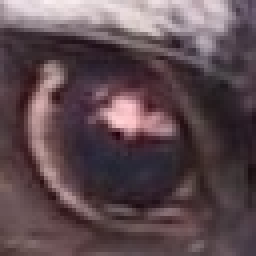
#> input picture frame_2D_alg/images/raccoon_eye.jpeg, 64 x 64 px, found by its file name (shown 4 times larger)
$ python frame_blobs_adj_pri.py
#> lines starting #> are read from the running program, lines starting #| are printed output that depends on the picture
### frame_2D_alg/alternative versions/utils.py
from itertools import (repeat, accumulate, chain, starmap, tee)
import numbers
import numpy as np
import numpy.ma as ma

from imageio import imsave
import cv2

# ----------------------------------------------------------------------------
# Constants

# colors
WHITE = 255
GREY = 128
BLACK = 0

transparent_val = 128 # Pixel at this value are considered transparent

SIGN_MAPS = {
    'binary': {
        False: BLACK,
        True: WHITE,
    },
    'ternary': {
        0: WHITE,
        1: BLACK,
        2: GREY
    },
}

# ----------------------------------------------------------------------------
# General purpose functions

# [41 lines left out: functions is_close, bipolar, pairwise, not called in this run]


def flatten(listOfLists):
    "Flatten one level of nesting"
    return chain.from_iterable(listOfLists)


# [4 lines left out: function array2image, not called in this run]


def imread(filename, raise_if_not_read=True):
    "Read an image in grayscale, return array."
#> called with filename = './images//raccoon_eye.jpeg', raise_if_not_read = True
    try:
        return cv2.imread(filename, 0).astype(int)
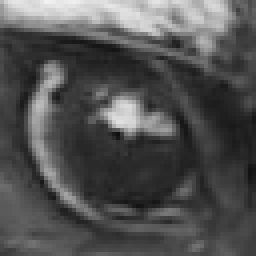
#> returned value: shape (64, 64) int64 (shown 4 times larger); min 15, max 242, mean 81.4
    except AttributeError:
        if raise_if_not_read:
            raise SystemError('image is not read')
        else:
            print('Warning: image is not read')
            return None


def imwrite(filename, img):
    "Write image with cv2.imwrite."
    cv2.imwrite(filename, img)

# ----------------------------------------------------------------------------
# Blob slicing

# [39 lines left out: functions slice_to_box, localize, not called in this run]


def shrink(shape, x, axes=(0, 1)):
    '''Return shape tuple that is shrunken by x units.'''
    return tuple(X - x if axis in axes else X for axis, X in enumerate(shape))

# ----------------------------------------------------------------------------
# Blob drawing

# [159 lines left out: functions map_sub_blobs, map_frame_binary, map_frame, draw_blob, draw_stack, stack_box and 4 more, not called in this run]

# ---------------------------------------------------------------------
# ----------------------------------------------------------------------------

### frame_2D_alg/alternative versions/frame_blobs_adj_pri.py
from time import time
from collections import deque
# from comp_pixel import comp_pixel
from utils import *

'''
    2D version of first-level core algorithm will have frame_blobs, intra_blob (recursive search within blobs), and comp_P.
    frame_blobs() forms parameterized blobs: contiguous areas of positive or negative deviation of gradient per pixel.
    comp_pixel (lateral, vertical, diagonal) forms dert, queued in dert__: tuples of pixel + derivatives, over whole image.

    Then pixel-level and external parameters are accumulated in row segment Ps, vertical blob segment, and blobs,
    adding a level of encoding per row y, defined relative to y of current input row, with top-down scan:

    1Le, line y-1: form_P( dert_) -> 1D pattern P: contiguous row segment, a slice of a blob
    2Le, line y-2: scan_P_(P, hP) -> hP, up_connect_, down_connect_count: vertical connections per stack of Ps
    3Le, line y-3: form_stack(hP, stack) -> stack: merge vertically-connected _Ps into non-forking stacks of Ps
    4Le, line y-4+ stack depth: form_blob(stack, blob): merge connected stacks in blobs referred by up_connect_, recursively

    Higher-row elements include additional parameters, derived while they were lower-row elements. Processing is bottom-up:
    from input-row to higher-row structures, sequential because blobs are irregular, not suited for matrix operations.

    Resulting blob structure (fixed set of parameters per blob):
    - Dert = I, G, Dy, Dx, S, Ly: summed pixel-level dert params I, G, Dy, Dx, surface area S, vertical depth Ly
    - sign = s: sign of gradient deviation
    - box  = [y0, yn, x0, xn],
    - dert__,  # 2D array of pixel-level derts: (p, g, dy, dx) tuples
    - stack_,  # contains intermediate blob composition structures: stacks and Ps, not meaningful on their own
    ( intra_blob structure extends Dert, adds fork params and sub_layers)

    Blob is 2D pattern: connectivity cluster defined by the sign of gradient deviation. Gradient represents 2D variation
    per pixel. It is used as inverse measure of partial match (predictive value) because direct match (min intensity)
    is not meaningful in vision. Intensity of reflected light doesn't correlate with predictive value of observed object
    (predictive value is physical density, hardness, inertia that represent resistance to change in positional parameters)

    This is clustering by connectivity because distance between clustered pixels should not exceed cross-comparison range.
    That range is fixed for each layer of search, to enable encoding of input pose parameters: coordinates, dimensions,
    orientation. These params are essential because value of prediction = precision of what * precision of where.

    frame_blobs is a complex function with a simple purpose: to sum pixel-level params in blob-level params. These params
    were derived by pixel cross-comparison (cross-correlation) to represent predictive value per pixel, so they are also
    predictive on a blob level, and should be cross-compared between blobs on the next level of search and composition.
    Please see diagrams of frame_blobs on https://kwcckw.github.io/CogAlg/
'''

ave = 30  # filter or hyper-parameter, set as a guess, latter adjusted by feedback

# Functions:
# prefix '_' denotes higher-line variable or structure, vs. same-type lower-line variable or structure
# postfix '_' denotes array name, vs. same-name elements of that array

def comp_pixel(image):  # current version of 2x2 pixel cross-correlation within image

    # input slices to a sliding 2x2 kernel:
    topleft__ = image[:-1, :-1]
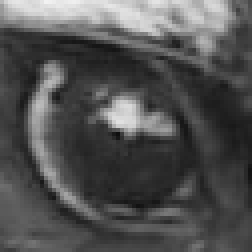
#> topleft__: shape (63, 63) int64 (shown 4 times larger); min 15, max 242, mean 81.8
    topright__ = image[:-1, 1:]
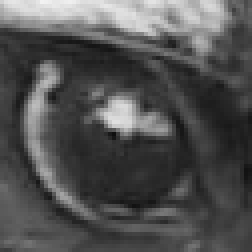
#> topright__: shape (63, 63) int64 (shown 4 times larger); min 15, max 242, mean 81.4
    botleft__ = image[1:, :-1]
    botright__ = image[1:, 1:]
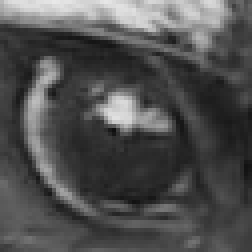
#> botright__: shape (63, 63) int64 (shown 4 times larger); min 15, max 232, mean 79.5

    dy__ = ((botleft__ + botright__) - (topleft__ + topright__))  # same as diagonal from left
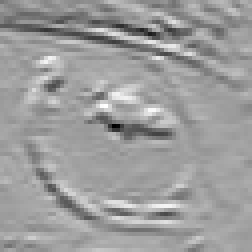
#> dy__: shape (63, 63) int64 (shown 4 times larger); min -201, max 119, mean -3.8; drawn with min black and max white
    dx__ = ((topright__ + botright__) - (topleft__ + botleft__))  # same as diagonal from right
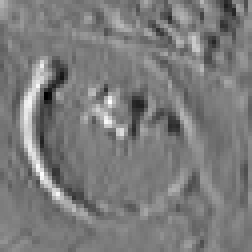
#> dx__: shape (63, 63) int64 (shown 4 times larger); min -119, max 125, mean -0.8; drawn with min black and max white
    g__ = np.hypot(dy__, dx__)  # gradient per kernel
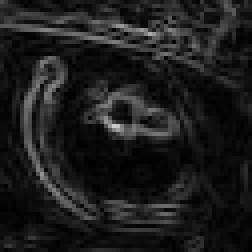
#> g__: shape (63, 63) float64 (shown 4 times larger); min 0, max 204.4, mean 28.8

    return ma.stack((topleft__, g__, dy__, dx__))  # 2D dert array


def image_to_blobs(image):

    dert__ = comp_pixel(image)  # 2x2 cross-comparison / cross-correlation

    frame = dict(rng=1, dert__=dert__, mask=None, I=0, G=0, Dy=0, Dx=0, blob__=[])
#> frame = 8 items
    stack_ = deque()  # buffer of running vertical stacks of Ps
    height, width = dert__.shape[1:]
#> height = 63; width = 63

    for y in range(height):  # first and last row are discarded
        print(f'Processing line {y}...')

        P_ = form_P_(dert__[:, y].T)      # horizontal clustering
        P_ = scan_P_(P_, stack_, frame)   # vertical clustering, adds up_forks per P and down_fork_cnt per stack
        stack_ = form_stack_(P_, frame, y)
#> this loop made 63 passes

    while stack_:  # frame ends, last-line stacks are merged into their blobs:
        form_blob(stack_.popleft(), frame)
#> this loop made 5 passes

    # update adjacent blob
#    update_blob_adjacency(frame)

    return frame  # frame of blobs

# [94 lines left out: functions list_adjacent, check_intersects, not called in this run]

'''
Parameterized connectivity clustering functions below:
- form_P sums dert params within P and increments its L: horizontal length.
- scan_P_ searches for horizontal (x) overlap between Ps of consecutive (in y) rows.
- form_stack combines these overlapping Ps into vertical stacks of Ps, with 1 up_P to 1 down_P
- form_blob merges terminated or forking stacks into blob, removes redundant representations of the same blob
  by multiple forked P stacks, then checks for blob termination and merger into whole-frame representation.

dert: tuple of derivatives per pixel, initially (p, dy, dx, g), will be extended in intra_blob
Dert: params of composite structures (P, stack, blob): summed dert params + dimensions: vertical Ly and area S
'''

def form_P_(dert__):  # horizontal clustering and summation of dert params into P params, per row of a frame
    # P is a segment of same-sign derts in horizontal slice of a blob

    P_ = deque()  # row of Ps
    I, G, Dy, Dx, L, x0 = *dert__[0], 1, 0  # initialize P params with 1st dert params
    G = int(G) - ave
    _s = G > 0  # sign
    for x, (p, g, dy, dx) in enumerate(dert__[1:], start=1):
        vg = int(g) - ave  # deviation of g
        s = vg > 0
        if s != _s:
            # terminate and pack P:
            P = dict(I=I, G=G, Dy=Dy, Dx=Dx, L=L, x0=x0, sign=_s)  # no need for dert_
            P_.append(P)
            # initialize new P params:
            I, G, Dy, Dx, L, x0 = 0, 0, 0, 0, 0, x
        # accumulate P params:
        I += p
        G += vg
        Dy += dy
        Dx += dx
        L += 1
        _s = s  # prior sign

    P = dict(I=I, G=G, Dy=Dy, Dx=Dx, L=L, x0=x0, sign=_s)
    P_.append(P)  # terminate last P in a row
    return P_


def scan_P_(P_, stack_, frame):  # merge P into higher-row stack of Ps which have same sign and overlap by x_coordinate
    '''
    Each P in P_ scans higher-row _Ps (in stack_) left-to-right, testing for x-overlaps between Ps and same-sign _Ps.
    Overlap is represented as up_fork in P and is added to down_fork_cnt in _P. Scan continues until P.x0 >= _P.xn:
    no x-overlap between P and next _P. Then P is packed into its up_fork stacks or initializes a new stack.
    After such test, loaded _P is also tested for x-overlap to the next P.
    If negative, a stack with loaded _P is removed from stack_ (buffer of higher-row stacks) and tested for down_fork_cnt==0.
    If so: no lower-row connections, the stack is packed into connected blobs (referred by its up_fork_),
    else the stack is recycled into next_stack_, for next-row run of scan_P_.
    It's a form of breadth-first flood fill, with forks as vertices per stack of Ps: a node in connectivity graph.
    '''
    next_P_ = deque()  # to recycle P + up_fork_ that finished scanning _P, will be converted into next_stack_

    if P_ and stack_:  # if both input row and higher row have any Ps / _Ps left

        P = P_.popleft()          # load left-most (lowest-x) input-row P
        stack = stack_.popleft()  # higher-row stacks
        _P = stack['Py_'][-1]     # last element of each stack is higher-row P
        up_fork_ = []             # list of same-sign x-overlapping _Ps per P

        while True:  # while both P_ and stack_ are not empty

            x0 = P['x0']         # first x in P
            xn = x0 + P['L']     # first x in next P
            _x0 = _P['x0']       # first x in _P
            _xn = _x0 + _P['L']  # first x in next _P

            if (P['sign'] == stack['sign']
                    and _x0 < xn and x0 < _xn):  # test for sign match and x overlap between loaded P and _P
                stack['down_fork_cnt'] += 1
                up_fork_.append(stack)  # P-connected higher-row stacks are buffered into up_fork_ per P

            if xn < _xn:  # _P overlaps next P in P_
                next_P_.append((P, up_fork_))  # recycle _P for the next run of scan_P_
                up_fork_ = []
                if P_:
                    P = P_.popleft()  # load next P
                else:  # terminate loop
                    if stack['down_fork_cnt'] != 1:  # terminate stack, merge it into up_forks' blobs
                        form_blob(stack, frame)
                    break
            else:  # no next-P overlap
                if stack['down_fork_cnt'] != 1:  # terminate stack, merge it into up_forks' blobs
                    form_blob(stack, frame)

                if stack_:  # load stack with next _P
                    stack = stack_.popleft()
                    _P = stack['Py_'][-1]
                else:  # no stack left: terminate loop
                    next_P_.append((P, up_fork_))
                    break

    while P_:  # terminate Ps that continue at row's end, or in top row
        next_P_.append((P_.popleft(), []))  # no up_fork
    while stack_:  # terminate stacks that continue at row's end, or in top row
        form_blob(stack_.popleft(), frame)  # down_fork_cnt always == 0

    return next_P_  # each element is P + up_fork_ refs, converted to stacks in following form_stack_:


def form_stack_(P_, frame, y):  # Convert or merge every P into its stack of Ps, merge blobs

    next_stack_ = deque()  # converted to stack_ in the next run of scan_P_

    while P_:
        P, up_fork_ = P_.popleft()
        s = P.pop('sign')
        I, G, Dy, Dx, L, x0 = P.values()
        xn = x0 + L  # next-P x0
        if not up_fork_:
            # initialize new stack for each input-row P that has no connections in higher row, including all in top row:
            blob = dict(Dert=dict(I=0, G=0, Dy=0, Dx=0, S=0, Ly=0), box=[y, x0, xn], stack_=[], sign=s, open_stacks=1, adj_blob_=[])
            new_stack = dict(I=I, G=G, Dy=0, Dx=Dx, S=L, Ly=1, y0=y, Py_=[P], blob=blob, down_fork_cnt=0, sign=s, pri_blob_= [])
            blob['stack_'].append(new_stack)
        else:
            if len(up_fork_) == 1 and up_fork_[0]['down_fork_cnt'] == 1:
                # P has one up_fork and that up_fork has one down_fork=P: merge P into up_fork stack:
                new_stack = up_fork_[0]
                accum_Dert(new_stack, I=I, G=G, Dy=Dy, Dx=Dx, S=L, Ly=1)
                new_stack['Py_'].append(P)  # Py_: vertical buffer of Ps
                new_stack['down_fork_cnt'] = 0  # reset down_fork_cnt
                blob = new_stack['blob']

            else:  # if > 1 up_forks, or 1 up_fork that has > 1 down_fork_cnt:
                blob = up_fork_[0]['blob']
                # initialize new_stack with up_fork blob:
                new_stack = dict(I=I, G=G, Dy=0, Dx=Dx, S=L, Ly=1, y0=y, Py_=[P], blob=blob, down_fork_cnt=0, sign=s, pri_blob_= [])
                blob['stack_'].append(new_stack)  # stack is buffered into blob

                if len(up_fork_) > 1:                      # merge blobs of all up_forks
                    if up_fork_[0]['down_fork_cnt'] == 1:  # up_fork is not terminated
                        form_blob(up_fork_[0], frame)      # merge stack of 1st up_fork into its blob

                    for up_fork in up_fork_[1:len(up_fork_)]:  # merge blobs of other up_forks into blob of 1st up_fork
                        if up_fork['down_fork_cnt'] == 1:
                            form_blob(up_fork, frame)

                        if not up_fork['blob'] is blob:
                            Dert, box, stack_, s, open_stacks, _ = up_fork['blob'].values()  # merged blob
                            I, G, Dy, Dx, S, Ly = Dert.values()
                            accum_Dert(blob['Dert'], I=I, G=G, Dy=Dy, Dx=Dx, S=S, Ly=Ly)
                            blob['open_stacks'] += open_stacks
                            blob['box'][0] = min(blob['box'][0], box[0])  # extend box y0
                            blob['box'][1] = min(blob['box'][1], box[1])  # extend box x0
                            blob['box'][2] = max(blob['box'][2], box[2])  # extend box xn
                            for stack in stack_:
                                if not stack is up_fork:
                                    stack['blob'] = blob  # blobs in other up_forks are references to blob in the first up_fork.
                                    blob['stack_'].append(stack)  # buffer of merged root stacks.
                            up_fork['blob'] = blob
                            blob['stack_'].append(up_fork)
                        blob['open_stacks'] -= 1  # overlap with merged blob.

        blob['box'][1] = min(blob['box'][1], x0)  # extend box x0
        blob['box'][2] = max(blob['box'][2], xn)  # extend box xn

        if next_stack_: # add prior stack's blob as prior blob
            new_stack['pri_blob_'].append(next_stack_[-1]['blob'])

        next_stack_.append(new_stack)

    return next_stack_


def form_blob(stack, frame):  # increment blob with terminated stack, check for blob termination and merger into frame

    I, G, Dy, Dx, S, Ly, y0, Py_, blob, down_fork_cnt, sign, pri_blob_ = stack.values()
    accum_Dert(blob['Dert'], I=I, G=G, Dy=Dy, Dx=Dx, S=S, Ly=Ly)
    # terminated stack is merged into continued or initialized blob (all connected stacks):

    blob['open_stacks'] += down_fork_cnt - 1  # incomplete stack cnt + terminated stack down_fork_cnt - 1: stack itself
    # open stacks contain Ps of a current row and may be extended with new x-overlapping Ps in next run of scan_P_

    if blob['open_stacks'] == 0:  # if number of incomplete stacks == 0, blob is terminated and packed in frame:
        last_stack = stack

        Dert, [y0, x0, xn], stack_, s, open_stacks, _ = blob.values()
        yn = last_stack['y0'] + last_stack['Ly']

        # add adjacent blobs
        for stack in stack_:
            if stack['pri_blob_']:
                for ite_num, pri_blob in enumerate(stack['pri_blob_']):
                    if pri_blob is not blob and pri_blob not in blob['adj_blob_']:
                        blob['adj_blob_'].append(pri_blob) # add stacks's prior blob into current blob's adjacent blob
                    if pri_blob is not blob and blob not in pri_blob['adj_blob_']:
                        pri_blob['adj_blob_'].append(blob)  # add current blob into stacks' prior blob' adjacent blob

        mask = np.ones((yn - y0, xn - x0), dtype=bool)  # mask box, then unmask Ps:
        for stack in stack_:
            stack.pop('sign')
            stack.pop('down_fork_cnt')
            for y, P in enumerate(stack['Py_'], start=stack['y0'] - y0):
                x_start = P['x0'] - x0
                x_stop = x_start + P['L']
                mask[y, x_start:x_stop] = False

        dert__ = (frame['dert__'][:, y0:yn, x0:xn]).copy()  # copy mask as dert.mask
        dert__.mask[:] = True
        dert__.mask[:] = mask  # overwrite default mask 0s
        frame['dert__'][:, y0:yn, x0:xn] = dert__.copy()  # assign mask back to frame dert__

        if y0 == 0 or yn == frame['dert__'].shape[1] or x0 == 0 or xn == frame['dert__'].shape[2]:
            fopen = 1 # add open state (open = 1)
        else:
            fopen = 0 # add default internal state =0

        blob.pop('open_stacks')
        blob.update(root_dert__=frame['dert__'],
                    box=(y0, yn, x0, xn),
                    dert__=dert__,
                    fopen = fopen
                    )

        # sort list of stack_ by using y0 in ascending order
        blob['stack_'] = sorted(blob['stack_'], key=lambda k: k['y0'])

        frame.update(I=frame['I'] + blob['Dert']['I'],
                     G=frame['G'] + blob['Dert']['G'],
                     Dy=frame['Dy'] + blob['Dert']['Dy'],
                     Dx=frame['Dx'] + blob['Dert']['Dx'])

        frame['blob__'].append(blob)

# [41 lines left out: function update_blob_adjacency, not called in this run]

# -----------------------------------------------------------------------------
# Utilities

def accum_Dert(Dert: dict, **params) -> None:
    Dert.update({param: Dert[param] + value for param, value in params.items()})


# [17 lines left out: function convert_dert, not called in this run]


# -----------------------------------------------------------------------------
# Main

if __name__ == '__main__':
    import argparse

    argument_parser = argparse.ArgumentParser()
    argument_parser.add_argument('-i', '--image', help='path to image file', default='./images//raccoon_eye.jpeg')
    arguments = vars(argument_parser.parse_args())
    image = imread(arguments['image'])

    start_time = time()
    frame = image_to_blobs(image)

    intra = 0
    if intra:  # Tentative call to intra_blob, omit for testing frame_blobs:

        from intra_blob_alone import *

        deep_frame = frame, frame
        bcount = 0
        deep_blob_i_ = []
        deep_layers = []
        layer_count = 0

        for blob in frame['blob__']:
            bcount += 1
            # print('Processing blob number ' + str(bcount))
            # blob.update({'fcr': 0, 'fig': 0, 'rdn': 0, 'rng': 1, 'ls': 0, 'sub_layers': []})

            if blob['sign']:
                if blob['Dert']['G'] > aveB and blob['Dert']['S'] > 20 and blob['dert__'].shape[1] > 3 and blob['dert__'].shape[2] > 3:
                    blob = convert_dert(blob)

                    deep_layers.append(intra_blob(blob, rdn=1, rng=.0, fig=0, fcr=0))  # +G blob' dert__' comp_g
                    layer_count += 1

            elif -blob['Dert']['G'] > aveB and blob['Dert']['S'] > 6 and blob['dert__'].shape[1] > 3 and blob['dert__'].shape[2] > 3:

                blob = convert_dert(blob)

                deep_layers.append(intra_blob(blob, rdn=1, rng=1, fig=0, fcr=1))  # -G blob' dert__' comp_r in 3x3 kernels
                layer_count += 1

            if len(deep_layers) > 0:
                if len(deep_layers[layer_count - 1]) > 2:
                    deep_blob_i_.append(bcount)  # indices of blobs with deep layers

    end_time = time() - start_time
    print(end_time)

# DEBUG -------------------------------------------------------------------

'''
    imwrite("images/gblobs.bmp",
        map_frame_binary(frame,
                         sign_map={
                             1: WHITE,  # 2x2 gblobs
                             0: BLACK
                         }))
'''
    # END DEBUG ---------------------------------------------------------------
